Frame 1 (no input): blank canvas, image omitted
Frame 60 (the mouse pressed at the canvas centre just before this capture): blank canvas, image omitted
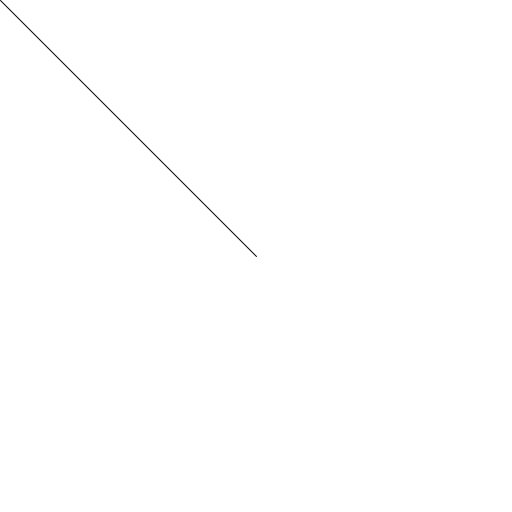
Frame 120 (the mouse held since frame 60 and released just before this capture)

The Processing sketch whose frames 1 and 60 were blank and that drew this single picture after the mouse press (run headless with seeded random() and noise(); from frame 60 on, the mouse is pressed at the canvas centre):

// Processing sketch: test_desktop_sketch
// ── test_desktop_sketch.pde
void setup() {
  size(512, 512);
  background(color(0,0,0));
}

void draw() {
  background(255);
  line(0, 0, mouseX, mouseY);
}
